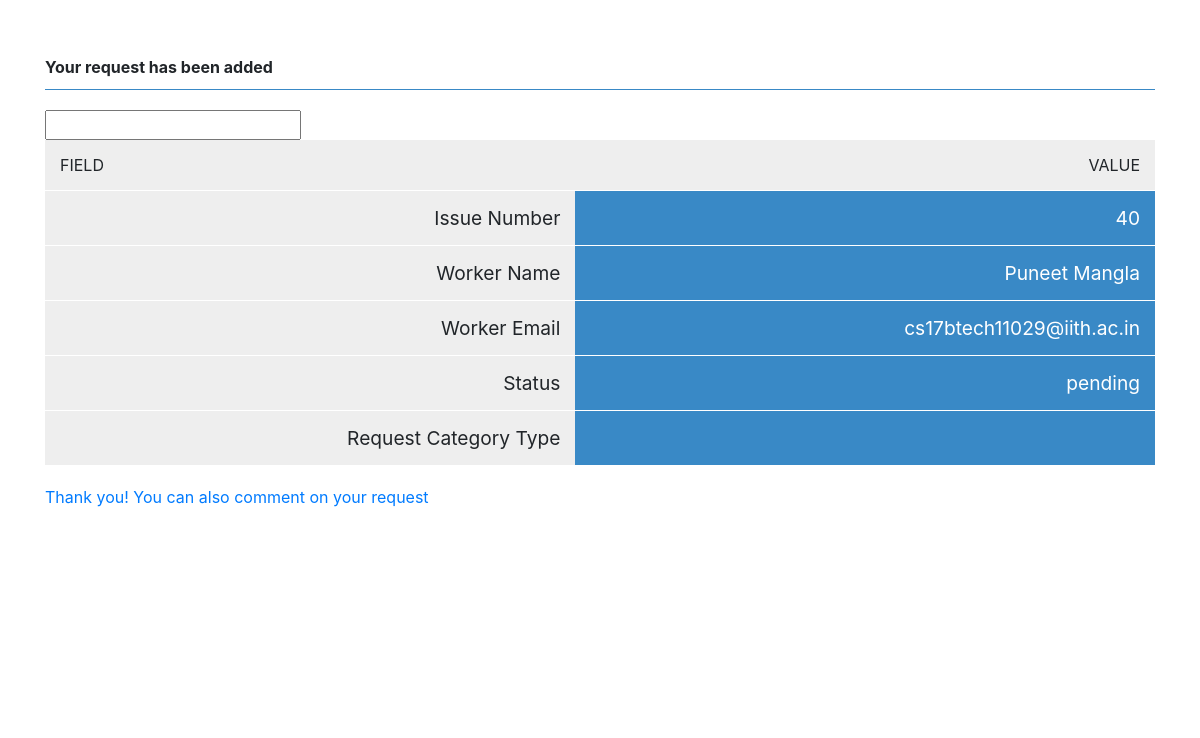
Screenshot of /status/77/ with the database file from the repository.
### object/models.py (models this page shows)
class Worker(models.Model):
    name = models.CharField(max_length=500)
    designation = models.CharField(max_length=100)
    email = models.CharField(max_length=100)
    password = models.CharField(max_length = 100, default = "")

class Assigned(models.Model):
    query = models.ForeignKey(QueryImage, on_delete=models.CASCADE)
    worker = models.ForeignKey(Worker,on_delete=models.CASCADE)
    status = models.CharField(max_length=10, default="pending")
    logs = models.CharField(max_length=1000, default="New Request Initiated")

### object/views.py (the view)
# urls.py: re_path('status/(?P<issue_id>\d+)/$', views.get_status),
def get_status(request, issue_id=30):
    saved=True
    image = QueryImage.objects.get(id=issue_id)
    assign = Assigned.objects.get(query=image)
    worker = assign.worker
    worker_name = worker.name
    issue_id = assign.id        # issue_id should be assignment id, for comments
    worker_email = worker.email
    status = assign.status
    image_category = image.category
    return render(request, 'object/saved.html', locals())

### object/templates/object/saved.html (shortened to what this page needs)
<html>
   <body>
<link href="//maxcdn.bootstrapcdn.com/bootstrap/4.1.1/css/bootstrap.min.css" rel="stylesheet" id="bootstrap-css">
<div id="invoice">
    <div class="invoice overflow-auto">
        <div style="min-width: 600px">
            <header>
                <div class="row">
                    <div class="col">
                        {% if saved %}
                            <strong>Your request has been added</strong><br>
                        {% endif %}
                    </div>
                </div>
            </header>
            {% if saved %}
                </div>
            <input>
            <main>
                <table width="20" border="0" cellspacing="0" cellpadding="0" >
                    <thead>
                        <tr>
                            <th class="text-left">FIELD</th>
                            <th class="text-right">VALUE</th>
                        </tr>
                    </thead>
                    <tbody>
                        <tr>
                            <td class="qty">Issue Number</td>
                            <td class="total">{{issue_id}}</td>
                        </tr>
                        <tr>
                            <td class="qty">Worker Name</td>
                            <td class="total">{{worker_name}}</td>
                        </tr>
                        <tr>
                            <td class="qty">Worker Email</td>
                            <td class="total">{{worker_email}}</td>
                        </tr>
                        <tr>
                            <td class="qty">Status</td>
                            <td class="total">{{status}}</td>
                        </tr>
                        <tr>
                            <td class="qty">Request Category Type</td>
                            <td class="total">{{image_type}}</td>
                        </tr>
                    </tbody>
                </table>
                <a href="{% url 'object:add_comments' %}">Thank you! You can also comment on your request</a>
            </main>
            {% endif %}
        </div>
    </div>
   </body>
</html>

### object/templates/object/saved.html (style rules this page uses)
#invoice { padding: 30px; }
.invoice { position: relative; background-color: #FFF; min-height: 680px; padding: 15px }
.invoice header { padding: 10px 0; margin-bottom: 20px; border-bottom: 1px solid #3989c6 }
.invoice main { padding-bottom: 50px }
.invoice table { width: 100%; border-collapse: collapse; border-spacing: 0; margin-bottom: 20px }
.invoice table td,.invoice table th { padding: 15px; background: #eee; border-bottom: 1px solid #fff }
.invoice table th { white-space: nowrap; font-weight: 400; font-size: 16px }
.invoice table .qty,.invoice table .total,.invoice table .unit { text-align: right; font-size: 1.2em }
.invoice table .total { background: #3989c6; color: #fff }
.invoice table tbody tr:last-child td { border: none }

### rows the page displays
Worker: name "Puneet Mangla", email "cs17btech11029@iith.ac.in"
Assigned: status "pending"

### other values shown
{{ issue_id }} "40"
